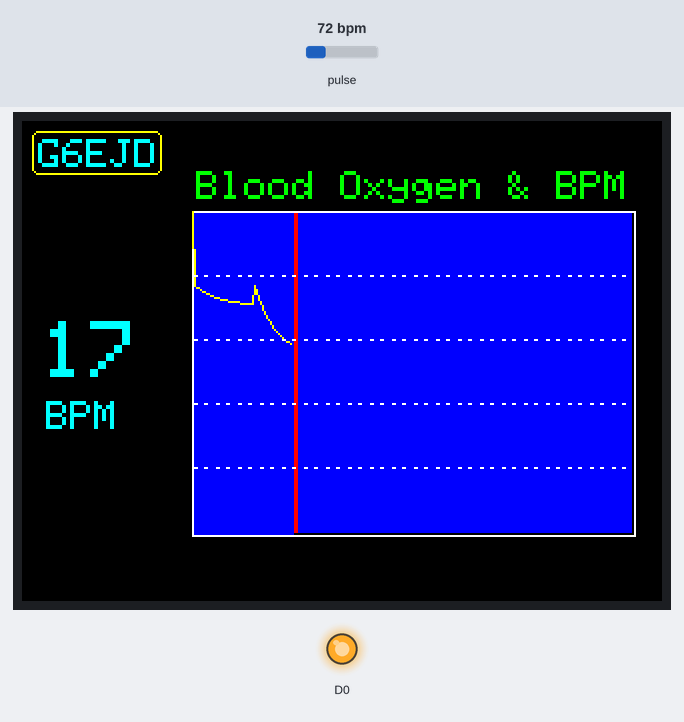
The sketch below on a simulated ESP8266 (Wemos D1 mini). Shown: 320×240 colour display, output pins drawn as LEDs (lit = HIGH). Inputs (shaded band) come from the test bench; at power-on: pulse 72 bpm. What the sketch prints to the serial monitor is not drawn.

Above: at 1.4 s.
1.5 s: pulse set to 42 bpm
At 1.96 s:
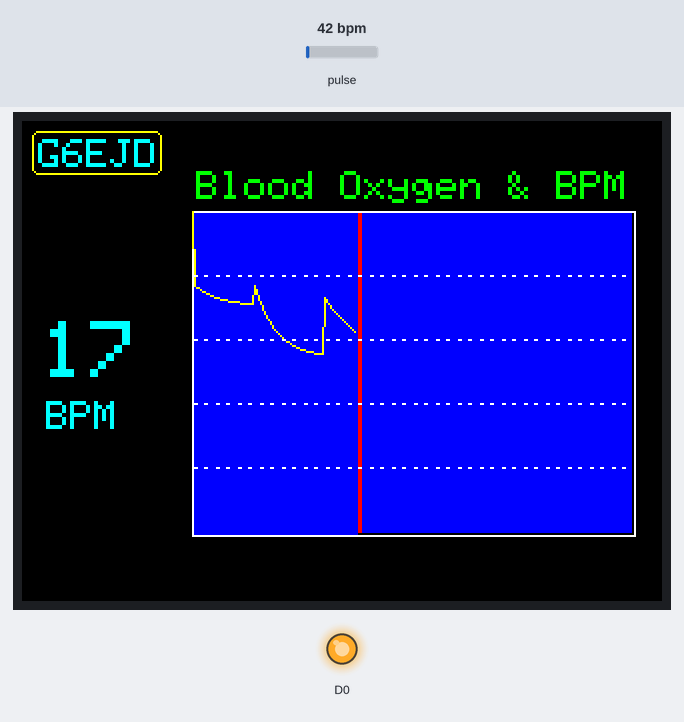
4.5 s: pulse set to 70 bpm
At 5.03 s:
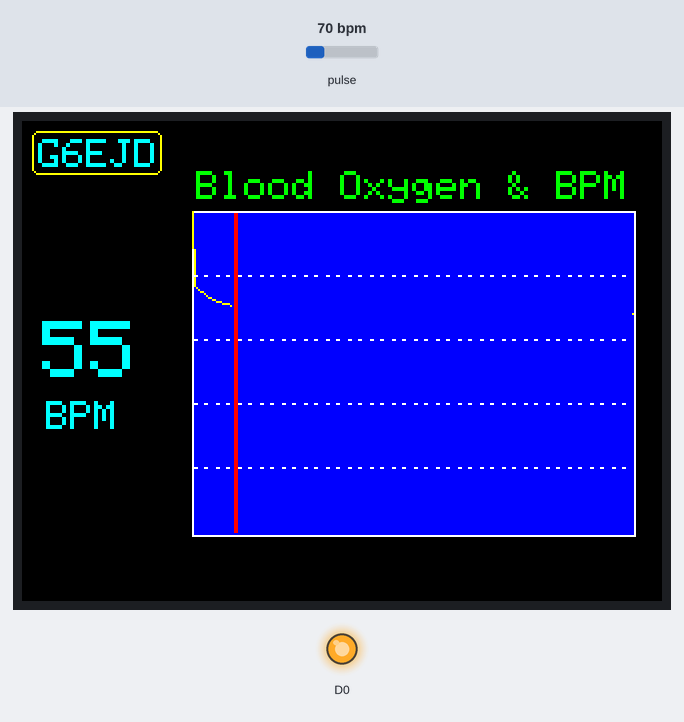
6.9 s: pulse set to 100 bpm
At 7.17 s:
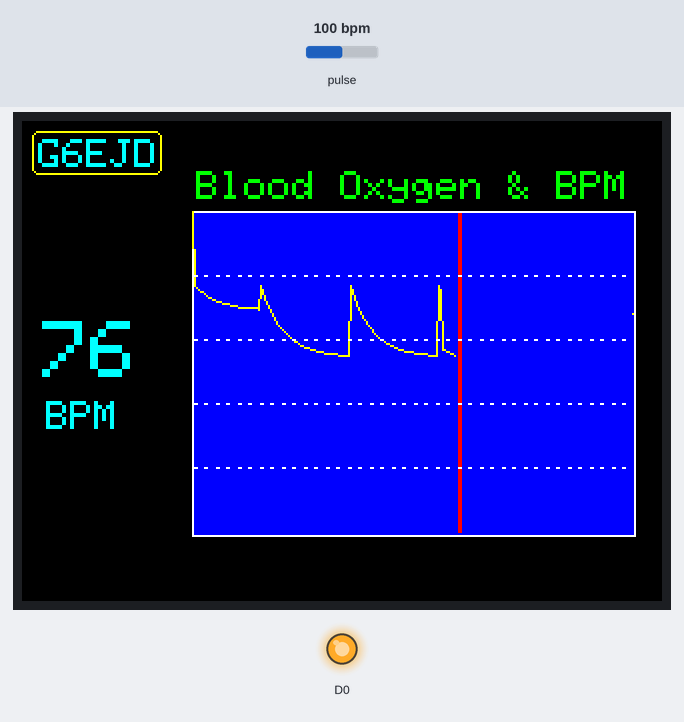
Timing chart, 0 to 9.9 s (numbered marks = the images above; inputs shaded):
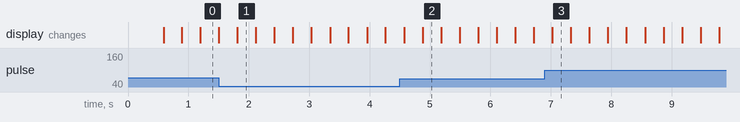

The sketch:

License.ino
```cpp
// (licence header left out)

```

ESP8266_HB_Monitor_v01-released.ino
```cpp
// (licence header left out)
#include <Wire.h>
#include <SPI.h>
#include "Adafruit_GFX.h"
#include "Adafruit_ILI9341.h"
#include "MAX30105.h"  //https://github.com/sparkfun/MAX30105_Particle_Sensor_Breakout
#include "heartRate.h" //Part of https://github.com/sparkfun/MAX30105_Particle_Sensor_Breakout

MAX30105 particleSensor;

// Comment out the display connections not required by your board choice
// For the DFRobot Firebeetle use these connections
#define TFT_DC   0
#define TFT_CS   15
#define TFT_MOSI 13
#define TFT_RST  2
#define TFT_CLK  14
#define TFT_LED  10
// SDA pin       4
// SCL pin       5

// For the ESP8266 D1 Mini use these connections
//#define TFT_DC   D3
//#define TFT_CS   D8
//#define TFT_MOSI D7
//#define TFT_RST  D4
//#define TFT_CLK  D5
//#define TFT_LED  D0
// SDA_pin       D2
// SCL_pin       D1
Adafruit_ILI9341 tft = Adafruit_ILI9341(TFT_CS, TFT_DC, TFT_RST); // Using only hardware SPI for speed

// Assign names to common 16-bit color values:
#define BLACK    0x0000
#define BLUE     0x001F
#define RED      0xF800
#define GREEN    0x07E0
#define CYAN     0x07FF
#define YELLOW   0xFFE0
#define WHITE    0xFFFF

const byte RATE_SIZE = 4; //Increase this for more averaging. 4 is good.
byte       rates[RATE_SIZE];      //Array of heart rates
byte       rateSpot = 0;
long       lastBeat = 0;          //Time at which the last beat occurred
float      beatsPerMinute;        // current BPM value
int        beatAvg      = 0,      // Current average BPM
           last_beatAvg = 0,
           gWidth       = 220,    // Graph width in pixels
           gHeight      = 160,    // Graph height in pixels
           gScale       = 2500,   // Graph scale 0-2500
           x_pos        = 85,     // Position of graph in x-axis
           y_pos        = 45,     // Position of graph in y-axis
           lastx1       = x_pos,  // Position of last drawing point
           lasty1       = y_pos,  // Position of last drawing point
           reading      = 1,      // reading counter
           maxima       = 0,      // Pulse IR maximum
           minima       = 0;      // Pulse IRT minimum
String     system_title = "Blood Oxygen & BPM";

void setup()
{
  Serial.begin(115200);
  Serial.println("Initialising System...");
  tft.begin();                                                              // Start the TFT display
  tft.setRotation(3);                                                       // Rotate screen by 90°
  tft.setTextSize(2);                                                       // Set medium text size
  tft.setTextColor(WHITE);                                                  // Set text colour to white
  tft.fillScreen(BLACK);   // Clear the screen                              // Clear the screen
  analogWriteFreq(500);    // Enable TFT display brightness                 // Pin D0 is used to adjust display brightness with PWM
  analogWrite(D0, 1000);    // Set display                                  // Activate the PWM on D0 lower values are dimmer e.g. 250
  DrawAxis(x_pos,y_pos,gWidth,gHeight,system_title);                        // Draw outline graph axis
  // Initialize sensor using I2C port and 400kHz speed
  if (!particleSensor.begin(Wire, I2C_SPEED_FAST))                          // Initialise the MAX30105 sensor
  {
    Serial.println("MAX30105 not found, please check connections/power");   // Report if not found
    while (1);
  }
  Serial.println("Place a finger on the sensor with steady pressure");      // Remind user to place finger on sensor
  byte ledBrightness = 0x1F; // Options: 0=Off to 255=50mA                  // Set MAX30105 parameters, see MAXIM data sheet for details
  byte sampleAverage = 4;    // Options: 1, 2, 4, 8, 16, 32
  byte ledMode       = 2;    // Options: 1 = Red only, 2 = Red + IR, 3 = Red + IR + Green
  byte sampleRate    = 100;  // Options: 50, 100, 200, 400, 800, 1000, 1600, 3200
  int pulseWidth     = 411;  // Options: 69, 118, 215, 411
  int adcRange       = 4096; // Options: 2048, 4096, 8192, 16384
  particleSensor.setup(ledBrightness, sampleAverage, ledMode, sampleRate, pulseWidth, adcRange); //Configure sensor with these settings
  particleSensor.setPulseAmplitudeRed(0x0A); //Turn Red LED to low to indicate sensor is running
}

void loop(){
  long irValue = particleSensor.getIR();                                    // Get current IR sensor reading
  if (checkForBeat(irValue) == true){                                       // Check for a valid beat, if so start reading the pulse rate
    long delta = millis() - lastBeat;                                       // Measure time since last check
    lastBeat   = millis();                                                  // Update last check time
    beatsPerMinute = 60 / (delta / 1000.0);                                 // Calculate beats-per-minute
    if (beatsPerMinute < 255 && beatsPerMinute > 20) {                      // Check that beat-rate is in a normal range for most people
      rates[rateSpot++] = (byte)beatsPerMinute;                             // then store the reading in an array
      rateSpot %= RATE_SIZE;                                                // Wrap variable
      beatAvg = 0;                                                          // Take average of readings
      for (byte x = 0 ; x < RATE_SIZE ; x++) beatAvg += rates[x];
      beatAvg /= RATE_SIZE;
    }
  }
  Serial.println("Avg BPM="+String(beatAvg));                               // Output beat rate on serial port
  tft.setTextSize(1);
  tft.setTextColor(WHITE);
  if (irValue > maxima ) maxima = irValue;                                  // Determine maximum value of IR reading
  if (irValue < minima ) minima = irValue;                                  // Determine minimum value of IR reading
  int difference = maxima - minima  + 50;                                   // Calcuate the difference and add a nominal offset
  int beat = irValue - difference + 2000;                                   // Adjust data for display
  Draw_Data(x_pos,y_pos,gWidth,gHeight,gScale,beat,YELLOW);                 // Display data
  tft.setTextColor(CYAN);
  if (irValue < 50000) {                                                    // Detect if no finger on sensor
    Serial.println(" No finger?");
    tft.setTextSize(2);
    tft.setTextColor(RED);
    String title = "No finger on sensor!";                                  // Say no finger on sensor
    tft.setCursor(x_pos + (gWidth - title.length()*11.5),y_pos+gHeight+9);  // Centre text across graph limits
    tft.print(title);
  }
  else
  {
    tft.fillRect(x_pos-15,y_pos+gHeight+9,250,25,BLACK);
    tft.setTextSize(4);
    tft.setCursor(10,100);
    if (reading%10==0){
      if (beatAvg != last_beatAvg) tft.fillRect(10,100,70,30,BLACK);        // Display BPM
      tft.print(beatAvg);
    }
    tft.setCursor(12,140);
    tft.setTextSize(2);
    tft.print("BPM");
  }
  reading = reading + 1;
  if (reading > gWidth) {                                                   // If reached end of graph, then rest back to the start
    reading = 1;
    lastx1  = x_pos;
    lasty1  = y_pos;
    maxima = 0;
    minima = 0;
    DrawAxis(x_pos,y_pos,gWidth,gHeight,system_title);
  }
}

// Draw the graph axes
void DrawAxis(int x_pos, int y_pos, int width, int height, String title) {
  #define auto_scale_major_tick 5 // Sets the autoscale increment, so axis steps up in units of e.g. 5
  #define yticks 5                // 5 y-axis division markers
  tft.drawRect(x_pos,y_pos,width+2,height+3,WHITE);DrawLogo();//Draw boax outline
  tft.setTextSize(2);
  tft.setTextColor(GREEN);
  tft.setCursor(x_pos + (width - title.length()*12)/2,y_pos-20);// 12 pixels per char assumed at size 2 (10+2 pixels)
  tft.print(title);
  tft.fillRect(x_pos+1,y_pos+1,width-1,height,BLUE);
  tft.setTextSize(1);
  //Draw the Y-axis scale
  for (int spacing = 0; spacing <= yticks; spacing++) {
    #define number_of_dashes 40
    for (int j=0; j < number_of_dashes; j++){ // Draw dashed graph grid lines
      if (spacing < yticks) tft.drawFastHLine((x_pos+1+j*width/number_of_dashes),y_pos+(height*spacing/yticks),width/(2*number_of_dashes),WHITE);
    }
  }
}

// Draws the data point
void Draw_Data(int x_pos, int y_pos, int width, int height, int Y1Max, int BPM_Record, int graph_colour){
  #define auto_scale_major_tick 5 // Sets the autoscale increment, so axis steps up in units of e.g. 5
  #define yticks 5                // 5 y-axis division markers
  int x1,x2,y2;
  x1 = x_pos + reading * width/gWidth;
  x2 = x_pos + reading * width/gWidth; // max_readings is the global variable that sets the maximum data that can be plotted
  y2 = y_pos + height - constrain(BPM_Record,0,Y1Max) * height / Y1Max + 1;
  tft.fillRect(x2,y_pos+1,2,height+1,BLUE);
  if (x1 < width+x_pos-2) tft.fillRect(x2+2,y_pos+1,2,height-0,RED);
  for (int spacing = 0; spacing <= yticks; spacing++) {
    #define number_of_dashes 40
    for (int j=0; j < number_of_dashes; j++){ // Draw dashed graph grid lines
      if (spacing < yticks) tft.drawFastHLine((x_pos+1+j*width/number_of_dashes),y_pos+(height*spacing/yticks),width/(2*number_of_dashes),WHITE);
    }
  }
  tft.drawLine(lastx1,lasty1,x2,y2,graph_colour);
  lastx1 = x2; lasty1 = y2;
}

void DrawLogo(){
  String title = "G6EJD";
  tft.drawRoundRect(5,5,title.length()*13,22,3,YELLOW);
  tft.setTextSize(2);
  tft.setCursor(8,9);
  tft.setTextColor(CYAN);
  tft.print("G6EJD");
}
```
